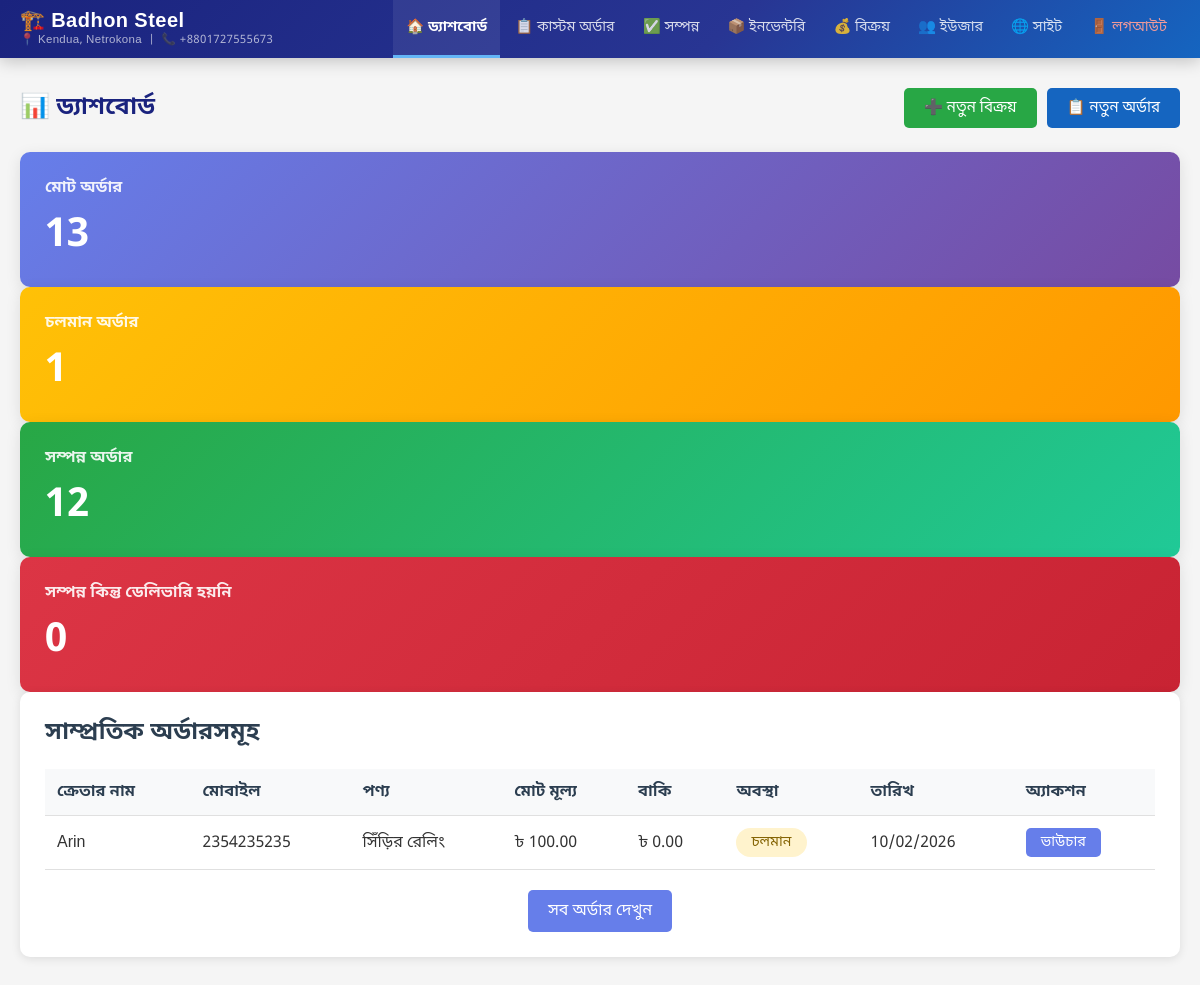
Before: /admin-panel/ (signed in) with the older database file.
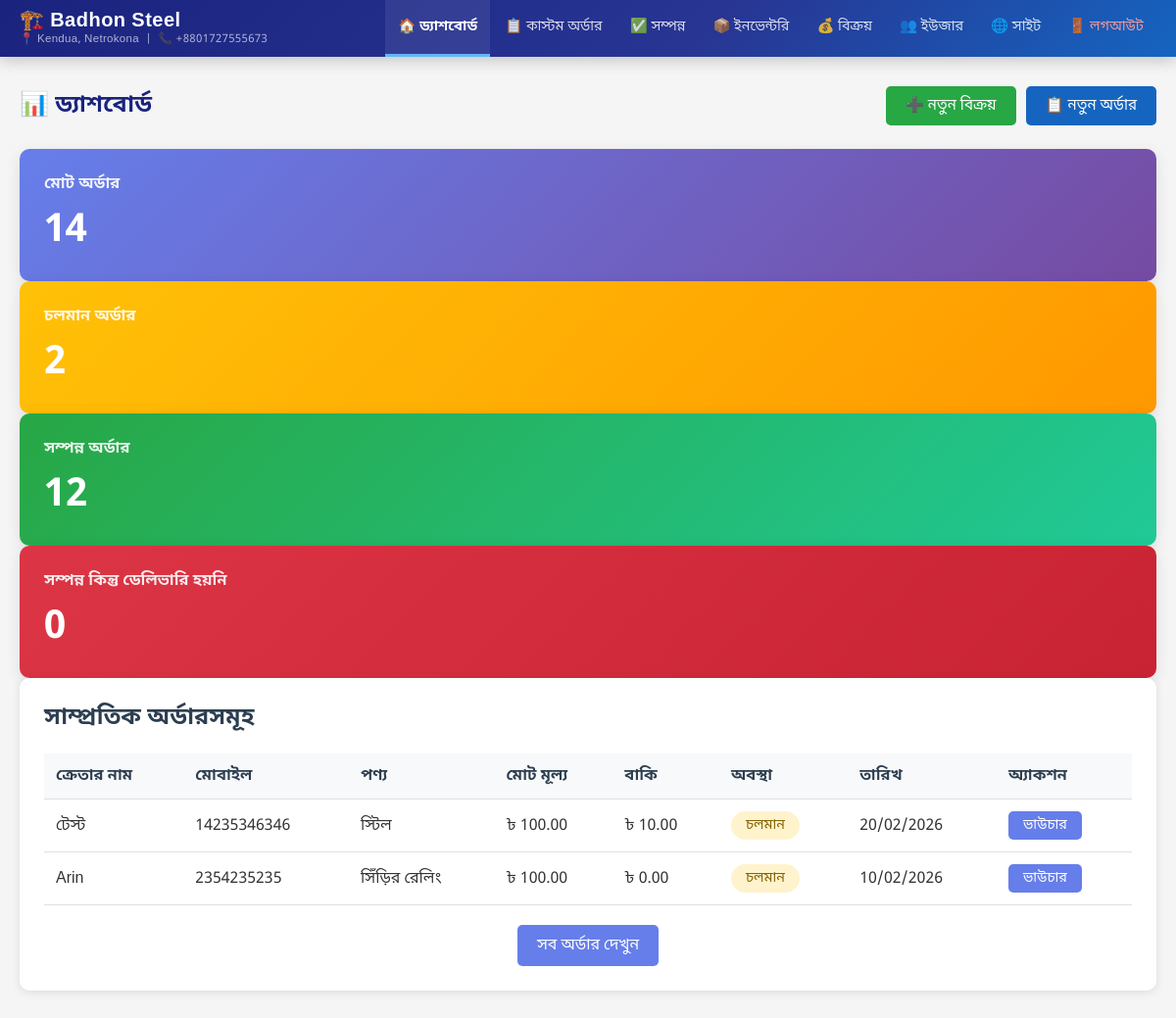
After: the same page with the newer database file.
### shop/models.py (models this page shows, shortened)
class Order(models.Model):
    STATUS_CHOICES = [
        ('pending', 'চলমান'),
        ('ready', 'প্রস্তুত'),
        ('completed', 'সম্পন্ন'),
    ]
    DELIVERY_STATUS_CHOICES = [
        ('not_delivered', 'ডেলিভারি হয়নি'),
        ('delivered', 'ডেলিভারি সম্পন্ন'),
    ]
    customer_name = models.CharField(max_length=200, verbose_name='ক্রেতার নাম')
    mobile_number = models.CharField(max_length=20, verbose_name='মোবাইল নাম্বার')
    product_name = models.CharField(max_length=200, verbose_name='পণ্যের নাম')
    product_description = models.TextField(verbose_name='পণ্যের বিবরণ')
    total_price = models.DecimalField(max_digits=10, decimal_places=2, verbose_name='মোট মূল্য')
    cash_paid = models.DecimalField(max_digits=10, decimal_places=2, verbose_name='নগদ পরিশোধ', default=0)
    due_amount = models.DecimalField(max_digits=10, decimal_places=2, verbose_name='বাকি টাকা', editable=False)
    initial_payment_migrated = models.BooleanField(default=False, verbose_name='প্রাথমিক পেমেন্ট OrderPayment-এ স্থানান্তরিত')
    order_date = models.DateField(default=timezone.now, verbose_name='অর্ডার নেওয়ার তারিখ')
    delivery_date = models.DateField(verbose_name='ডেলিভারির তারিখ')
    status = models.CharField(max_length=20, choices=STATUS_CHOICES, default='pending', verbose_name='প্রোডাক্ট অবস্থা')
    delivery_status = models.CharField(max_length=20, choices=DELIVERY_STATUS_CHOICES, default='not_delivered', verbose_name='ডেলিভারি অবস্থা')
    created_at = models.DateTimeField(auto_now_add=True, verbose_name='তৈরির সময়')
    updated_at = models.DateTimeField(auto_now=True, verbose_name='আপডেটের সময়')
    class Meta:
        verbose_name = 'অর্ডার'
        verbose_name_plural = 'অর্ডারসমূহ'
        ordering = ['-created_at']

### shop/views.py (the view)
# urls.py: path('admin-panel/', views.admin_dashboard, name='admin_dashboard'),
@login_required
def admin_dashboard(request):
    total_orders = Order.objects.count()
    pending_orders = Order.objects.filter(status='pending').count()
    completed_orders = Order.objects.filter(status='completed', delivery_status='delivered').count()
    completed_not_delivered = Order.objects.filter(status='completed', delivery_status='not_delivered').count()
    recent_orders = Order.objects.exclude(status='completed').order_by('status', '-created_at')[:10]
    context = {
        'total_orders': total_orders,
        'pending_orders': pending_orders,
        'completed_orders': completed_orders,
        'completed_not_delivered': completed_not_delivered,
        'recent_orders': recent_orders,
    }
    return render(request, 'admin_panel/dashboard.html', context)

### shop/templates/admin_panel/dashboard.html (shortened to what this page needs)
{% extends 'admin_panel/base.html' %}
{% block content %}
<div style="display:flex; justify-content:space-between; align-items:center; margin-bottom:24px; flex-wrap:wrap; gap:12px;">
    <h2 style="margin:0; color:#1a237e; font-size:1.5rem;">📊 ড্যাশবোর্ড</h2>
    <div style="display:flex; gap:10px; flex-wrap:wrap;">
        <a href="{% url 'invoice_create' %}" class="btn btn-success" style="font-size:0.95rem;">➕ নতুন বিক্রয়</a>
        <a href="{% url 'order_create' %}" class="btn" style="font-size:0.95rem; background:#1565c0;">📋 নতুন অর্ডার</a>
    </div>
</div>
<div class="stats-grid">
    <a href="{% url 'order_list' %}" style="text-decoration:none;">
        <div class="stat-card">
            <h3>মোট অর্ডার</h3>
            <div class="number">{{ total_orders }}</div>
        </div>
    </a>
    <a href="{% url 'order_list' %}" style="text-decoration:none;">
        <div class="stat-card warning">
            <h3>চলমান অর্ডার</h3>
            <div class="number">{{ pending_orders }}</div>
        </div>
    </a>
    <a href="{% url 'completed_order_list' %}" style="text-decoration:none;">
        <div class="stat-card success">
            <h3>সম্পন্ন অর্ডার</h3>
            <div class="number">{{ completed_orders }}</div>
        </div>
    </a>
    <a href="{% url 'invoice_list' %}" style="text-decoration:none;">
        <div class="stat-card danger">
            <h3>সম্পন্ন কিন্তু ডেলিভারি হয়নি</h3>
            <div class="number">{{ completed_not_delivered }}</div>
        </div>
    </a>
</div>
<div class="card">
    <h3 class="card-title">সাম্প্রতিক অর্ডারসমূহ</h3>
    {% if recent_orders %}
    <div style="overflow-x: auto;">
        <table class="recent-orders-table">
            <thead>
                <tr>
                    <th>ক্রেতার নাম</th>
                    <th>মোবাইল</th>
                    <th>পণ্য</th>
                    <th>মোট মূল্য</th>
                    <th>বাকি</th>
                    <th>অবস্থা</th>
                    <th>তারিখ</th>
                    <th>অ্যাকশন</th>
                </tr>
            </thead>
            <tbody>
                {% for order in recent_orders %}
                <tr>
                    <td>{{ order.customer_name }}</td>
                    <td>{{ order.mobile_number }}</td>
                    <td>{{ order.product_name }}</td>
                    <td>৳ {{ order.total_price }}</td>
                    <td>৳ {{ order.due_amount }}</td>
                    <td>
                        <span class="status-badge status-{{ order.status }}">
                            {{ order.get_status_display }}
                        </span>
                    </td>
                    <td>{{ order.order_date|date:"d/m/Y" }}</td>
                    <td>
                        <a href="{% url 'order_voucher' order.pk %}" class="btn btn-sm" target="_blank">ভাউচার</a>
                    </td>
                </tr>
                {% endfor %}
            </tbody>
        </table>
    </div>
    {% else %}
    <p style="text-align: center; padding: 30px; color: #666;">কোনো অর্ডার নেই।</p>
    {% endif %}
    <div style="margin-top: 20px; text-align: center;">
        <a href="{% url 'order_list' %}" class="btn">সব অর্ডার দেখুন</a>
    </div>
</div>
{% endblock %}

### shop/templates/admin_panel/base.html (shortened to what this page needs)
<!DOCTYPE html>
<html lang="bn">
<head>
</head>
<body>
    <div class="admin-header">
        <div class="admin-header-inner">
            <a class="admin-brand" href="{% url 'admin_dashboard' %}">
                <span class="brand-name">🏗️ Badhon Steel</span>
                <span class="brand-sub">📍 Kendua, Netrokona &nbsp;|&nbsp; 📞 +8801727555673</span>
            </a>
            <nav class="admin-nav">
                <a href="{% url 'admin_dashboard' %}" {% if request.resolver_match.url_name == 'admin_dashboard' %}class="active"{% endif %}>🏠 ড্যাশবোর্ড</a>
                <a href="{% url 'order_list' %}" {% if 'order' in request.resolver_match.url_name %}class="active"{% endif %}>📋 কাস্টম অর্ডার</a>
                <a href="{% url 'completed_order_list' %}" {% if request.resolver_match.url_name == 'completed_order_list' %}class="active"{% endif %}>✅ সম্পন্ন</a>
                <a href="{% url 'inventory_product_list' %}" {% if 'inventory' in request.resolver_match.url_name %}class="active"{% endif %}>📦 ইনভেন্টরি</a>
                <a href="{% url 'invoice_list' %}" {% if 'invoice' in request.resolver_match.url_name %}class="active"{% endif %}>💰 বিক্রয়</a>
                {% if request.user.is_superuser %}
                <a href="{% url 'user_management' %}" {% if request.resolver_match.url_name == 'user_management' %}class="active"{% endif %}>👥 ইউজার</a>
                {% endif %}
                <a href="{% url 'home' %}" target="_blank">🌐 সাইট</a>
                <a href="{% url 'admin_logout' %}" class="nav-logout">🚪 লগআউট</a>
            </nav>
        </div>
    </div>
    <div class="container">
        {% block content %}{% endblock %}
    </div>
</body>
</html>

Changed rows visible on the page:
added Order: customer_name "টেস্ট", mobile_number "14235346346", product_name "স্টিল", total_price "100.00", due_amount "10.00", status "চলমান", order_date "20/02/2026"
Other visible differences:
{{ total_orders }}: "13" → "14"
{{ pending_orders }}: "1" → "2"
